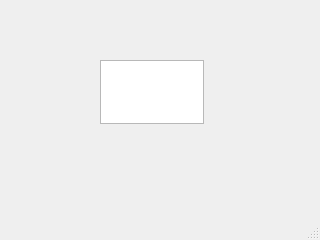
<?xml version="1.0" encoding="UTF-8"?>
<ui version="4.0">
 <class>MainWindow</class>
 <widget class="QMainWindow" name="MainWindow">
  <property name="geometry">
   <rect>
    <x>0</x>
    <y>0</y>
    <width>320</width>
    <height>240</height>
   </rect>
  </property>
  <property name="windowTitle">
   <string>MainWindow</string>
  </property>
  <widget class="QWidget" name="centralwidget">
   <widget class="QTextEdit" name="textEdit">
    <property name="geometry">
     <rect>
      <x>100</x>
      <y>60</y>
      <width>104</width>
      <height>64</height>
     </rect>
    </property>
   </widget>
  </widget>
  <widget class="QMenuBar" name="menubar">
   <property name="geometry">
    <rect>
     <x>0</x>
     <y>0</y>
     <width>320</width>
     <height>22</height>
    </rect>
   </property>
  </widget>
  <widget class="QStatusBar" name="statusbar"/>
 </widget>
 <resources/>
 <connections/>
</ui>
